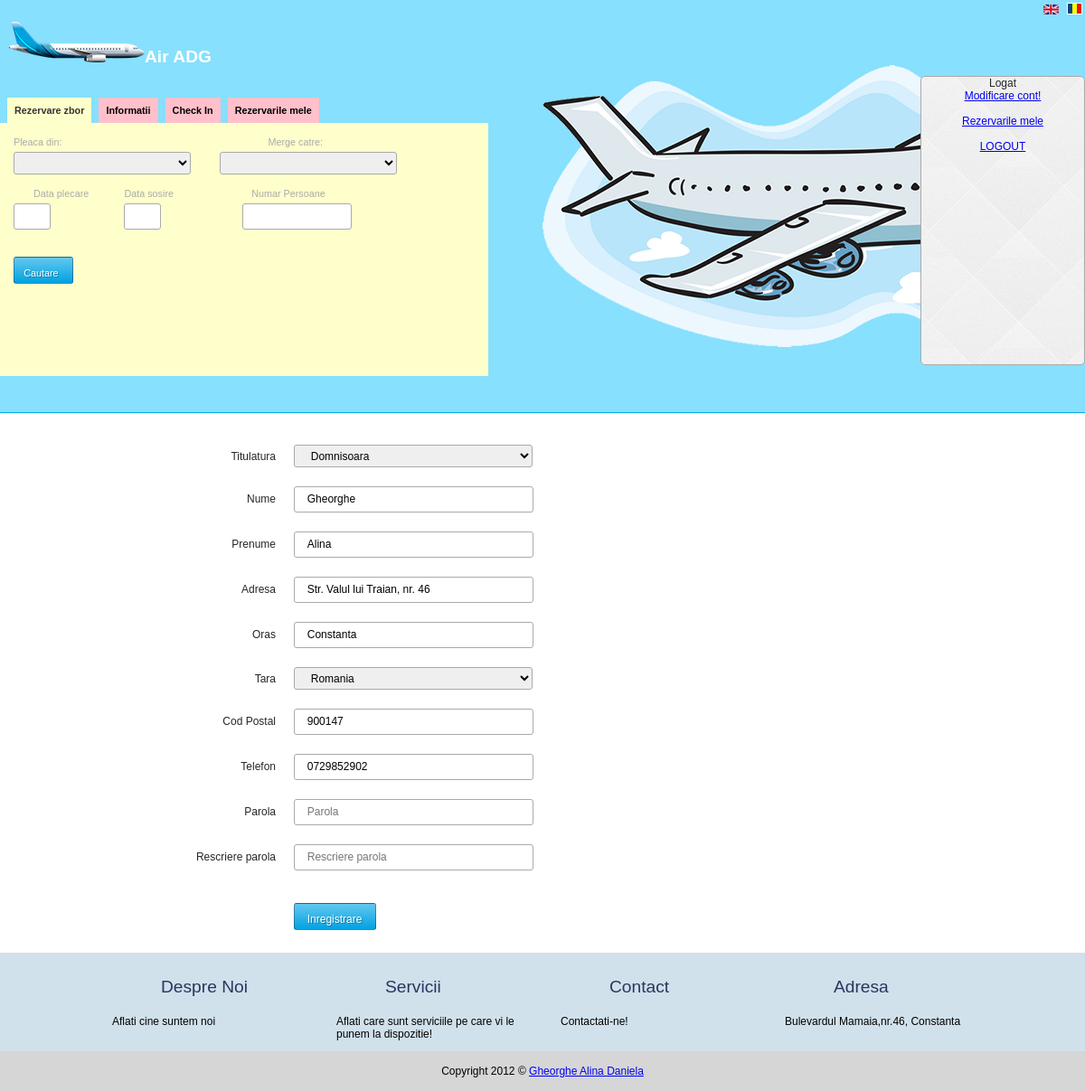
The page /edit_user.php (signed in) on the database its author committed.
### tables this page shows
CREATE TABLE IF NOT EXISTS `utilizatori` (
  `id_utilizator` bigint(20) NOT NULL AUTO_INCREMENT,
  `id_grup` int(11) NOT NULL,
  `id_titulatura` int(11) NOT NULL,
  `nume_utilizator` varchar(50) NOT NULL,
  `nume` varchar(50) NOT NULL,
  `prenume` varchar(50) NOT NULL,
  `adresa` varchar(100) NOT NULL,
  `oras` varchar(50) NOT NULL,
  `cod_postal` varchar(6) NOT NULL,
  `id_tara` int(11) NOT NULL,
  `email` varchar(100) NOT NULL,
  `telefon` varchar(10) NOT NULL,
  `parola` varchar(255) NOT NULL,
  `data_creare` int(11) NOT NULL,
  `status` int(11) NOT NULL,
  `cod_confirmare` varchar(25) NOT NULL,
  PRIMARY KEY (`id_utilizator`)
);

CREATE TABLE IF NOT EXISTS `titulaturi` (
  `id_titulatura` int(11) NOT NULL AUTO_INCREMENT,
  `titulatura` varchar(25) NOT NULL,
  PRIMARY KEY (`id_titulatura`),
  UNIQUE KEY `titulatura` (`titulatura`)
);

CREATE TABLE IF NOT EXISTS `tari` (
  `id_tara` int(11) NOT NULL AUTO_INCREMENT,
  `tara` varchar(100) NOT NULL,
  PRIMARY KEY (`id_tara`),
  UNIQUE KEY `tara` (`tara`)
);

### languages/lang.ro.php (called while the page is built, shortened)
<?php
$lang = array();
$lang['TITLU'] = 'GAD Rezervare Bilete Avion';
$lang['INTRODUCETI_UTILIZATOR'] = 'Introduceti utilizatorul';
$lang['EROARE_NO_USER'] = 'Acest utilizator nu exista in baza noastra de date!';
$lang['EROARE_U_P'] = 'Combinatia user/parola nu este corecta. Va rugam sa reincercati!';
$lang['EROARE_SUSPENDAT'] = 'Contul este suspendat';
$lang['DATA_ALEASA'] = 'Data aleasa este ';
$lang['ALEGE_AVION_JS'] = 'Alege avion';
$lang['ALEGE_TIP_AVION_JS'] = 'Alege tipul de avion';
$lang['ALEGE_AEROPORT_PLECARE_JS'] = 'Alege aeroportul de plecare';
$lang['DATA_PLECARE'] ='Data plecare';
$lang['DATA_SOSIRE'] = 'Data sosire';
$lang['NUMAR_PERSOANE'] = 'Numar Persoane';
$lang['WAY'] = 'Doar dus';
$lang['NUMAR_CONFIRMARE'] = 'Numarul de confirmare';
$lang['NUME_REZERVARE'] = 'Numele de familie al persoanei pe numele careia a fost facuta rezervarea';
$lang['SEARCH'] = 'Cautare';
$lang['SEARCH_BOOK'] = 'Gaseste rezervarea';
$lang['SELECT_THE_FLIGHT'] = 'Selectati zborul';
$lang['PASAGERI'] = 'Pasageri';
$lang['INFO_CONTACT'] = 'Informatii de contact';
$lang['REZUMAT'] = 'Rezumat';
$lang['INFORMATII'] = 'Informatii';
$lang['HOW_REZ_ZBOR'] = 'Cum se rezerva un zbor';
$lang['CHECK_IN'] = 'Check In';
$lang['HOW_PAY_ZBOR'] = 'Cum se plateste';
$lang['INFO_ZBOR'] = 'Informatii despre zboruri';
$lang['DEST_EXIST'] = 'Destinatiile existente';
$lang['COMP_AER'] = 'Companii aeriene';
$lang['DATE_DESPRE_NOI'] = 'Date despre noi';
$lang['AGENTII'] = 'Agentii';
$lang['CONTACT_US'] = 'Contactati-ne!';
$lang['AUTENTIFICARE_CREARE_CONT'] = 'Autentificati-va sau creati un cont pentru a putea rezerva bilete';
$lang['REZERVARE_ZBOR'] = 'Rezervare zbor';
$lang['INFORMATII'] = 'Informatii';
$lang['Check-In'] = 'Check In';
$lang['MY_REZERVARE_ZBOR'] = 'Rezervarile mele';
$lang['PLEACA_DIN'] = 'Pleaca din: ';
$lang['MERGE_CATRE'] = 'Merge catre: ';
$lang['FROM_PLH'] = 'Aeroport Plecare';
$lang['TO_PLH'] = 'Aeroport Sosire';
$lang['DIALOG_SIGUR'] = 'Sunteti sigur ca vreti sa stergeti intrarea?';
$lang['DELETE_'] = 'Stergeti? ';
$lang['DA'] = 'Da';
$lang['NU'] = 'Nu';
$lang['DELOGAT'] = 'Ati fost delogat. Va puteti reloga ';
$lang['LOGIN_TITLE'] = 'Contul tau';
$lang['USERNAME'] = 'Utilizator';
$lang['PAROLA'] = 'Parola';
$lang['RECUPERARE_PAROLA'] = 'Ati uitat parola?';
$lang['INREGISTRARE'] = 'Inregistrare';
$lang['LOGARE'] = 'Conectare';
$lang['FORMULAR_INREGISTRARE'] = 'Formular de inregistrare';
$lang['NUME'] = 'Nume';
$lang['PRENUME'] = 'Prenume';
$lang['TITULATURA'] = 'Titulatura';
$lang['ADRESA'] = 'Adresa';
$lang['ORAS'] = 'Oras';
$lang['TARA'] = 'Tara';
$lang['COD_POSTAL'] = 'Cod Postal';
?>

### edit_user.php (the view, shortened to what this page needs)
<?php require_once("config.php");?>
<?php
    $s = mysql_query("SELECT * FROM `utilizatori` WHERE `id_utilizator`='".mysql_real_escape_string($_SESSION['id_utilizator'])."' LIMIT 1");
    $r = mysql_fetch_assoc($s);
	$titulatura = $r['id_titulatura'];
    $nume = $r['nume'];
    $prenume = $r['prenume'];
    $adresa = $r['adresa'];
	$oras = $r['oras'];
    $tara = $r['id_tara'];
    $telefon = $r['telefon'];
    $codPostal = $r['cod_postal'];
?>
<?php include_once 'head.php'; ?>
<?php include('header.php'); ?>
	<div class="main_content">
		<div class="wrap">
				<form action="" method="post" name="register_form" id="creare_cont" action="">
 					<table cellpadding="0" cellspacing="0" border="0" class="register_table">
 						<tr>
 							<td class="form-input-name"><?php echo $lang['TITULATURA']; ?></td>
 							<td class="input">
 								<select id="tara" name="titulatura" placeholder="<?php echo $lang['TITULATURA']; ?>"  autocomplete="off">
 									<?php
 										$sql = mysql_query("SELECT * FROM `titulaturi`");
 										while($rand = mysql_fetch_array($sql)) {
 									?>
 									<option value="<?php echo $rand['id_titulatura'];?>"<?php if(isset($titulatura) and $titulatura==$rand['id_titulatura']) echo 'selected'; ?>><?php echo $rand['titulatura'];?></option>
 									<?php
 									}
 									?>
 								</select>
							<br/>
 							</td>
 							<td class=""><span id="titulatura1"></span></td>
 						</tr>
 						<tr>
 							<td class="form-input-name"><?php echo $lang['NUME']; ?></td>
 							<td class="input"><input type="text" id="name" onBlur="validateNume();" name="name" placeholder="<?php echo $lang['NUME_PLH'];?>"; value="<?php if(isset($nume)) echo $nume;?>" autocomplete="off" required="required" /></td>
 							<td class=""><span id="name1"></span></td>
 						</tr>
 						<tr>
 							<td class="form-input-name"><?php echo $lang['PRENUME']; ?></td>
 							<td class="input"><input type="text" id="prenume" onBlur="validatePrenume();" name="prenume" placeholder="<?php echo $lang['PRENUME_PLH']; ?>" value="<?php if(isset($prenume)) echo $prenume;?>"  autocomplete="off" required="required" /></td>
 							<td class=""><span id="prenume1"></span></td>
 						</tr>
 						<tr>
 							<td class="form-input-name"><?php echo $lang['ADRESA']; ?></td>
 							<td class="input"><input type="text" name="adresa" id="adresa" onBlur="validateAdresa()" placeholder="<?php echo $lang['ADRESA_PLH']; ?>" value="<?php if(isset($adresa)) echo $adresa;?>" autocomplete="off" /></td>
 							<td class=""><span id="adresa1"></span></td>
 						</tr>
 						<tr>
 							<td class="form-input-name"><?php echo $lang['ORAS']; ?></td>
 							<td class="input"><input type="text" name="oras"  id="oras" onBlur="validateOras()" placeholder="<?php echo $lang['ORAS_PLH']; ?>" value="<?php if(isset($oras)) echo $oras;?>" autocomplete="off" /></td>
 							<td class=""><span id="oras1"></span></td>
 						</tr>
 						<tr>
							<td class="form-input-name"><?php echo $lang['TARA']; ?></td>
							<td class="input">
								<select id="tara" onChange="slctemp()" onBlur="madeSelection()" name="tara" placeholder="<?php echo $lang['TARA_PLH']; ?>"  autocomplete="off">
									<?php
 									$sql = mysql_query("SELECT * FROM `tari`");
										while($rand = mysql_fetch_array($sql)) {
									?>
									<option value="<?php echo $rand['id_tara'];?>" <?php if(isset($tara) and $tara==$rand['id_tara']) echo 'selected'; ?>><?php echo $rand['tara'];?></option>
									<?php
									}
									?>
								</select>	<br/>
 							<td class=""><span id="tara1"></span></td>
 						</tr>
 						<tr>
 							<td class="form-input-name"><?php echo $lang['COD_POSTAL']; ?></td>
 							<td class="input"><input type="text" name="codPostal" id="codPostal" onBlur="validateCodPostal()" placeholder="<?php echo $lang['COD_POSTAL_PLH']; ?>" value="<?php if(isset($codPostal)) echo $codPostal;?>" autocomplete="off" /></td>
 							<td class=""><span id="codPostal1"></span></td>
 						</tr>
 						<tr>
 							<td class="form-input-name"><?php echo $lang['TELEFON']; ?></td>
 							<td class="input"><input type="tel" id="telefon" name="telefon" onKeyup="isNumeric()" maxlength="10" splaceholder="<?php echo $lang['TELEFON_PLH']; ?>" value="<?php if(isset($telefon)) echo $telefon;?>" autocomplete="off" required="required"/></td>
 							<td class=""><span id="telefon1"></span></td>
 						</tr>
 						<tr>
 							<td class="form-input-name"><?php echo $lang['PAROLA']; ?></td>
 							<td class="input"><input type="password" id="pwd" name="pwd" placeholder="<?php echo $lang['PAROLA_PLH']; ?>" autocomplete="off" value=""  /></td>
 							<td class=""><span id="pwd1"></span></td>
 						</tr>
 						<tr>
 							<td class="form-input-name"><?php echo $lang['RESCRIERE_PAROLA']; ?></td>
 							<td class="input"><input type="password" name="pwd_con" id="pwd_con" placeholder="<?php echo $lang['RESCRIERE_PAROLA_PLH']; ?>" autocomplete="off" value="" /></td>
 							<td class=""><span id="pwdcon1"></span></td>
 						</tr>
 						<tr>
 							<td class="form-input-name"></td>
 							<td><input type="submit" id="edit_user" name="edit_user" value="<?php echo $lang['INREGISTRARE']; ?>" /></td>
 						</tr>
 					</table>
		</div>
	</div>
<?php include('footer.php'); ?>

### css/style.css (style rules this page uses)
html, body, header, footer, section, menu, span, applet, object, iframe, h1, h2, h3, h4, h5, h6, p, blockquote, pre, a, abbr, acronym, address, big, cite, code, del, dfn, em, img, ins, kbd, q, s, samp, small, strike, strong, sub, sup, tt, var, b, u, i, center, dl, dt, dd, ol, ul, li, fieldset, form, label, legend, table, caption, tbody, tfoot, thead, tr, th, td, table, caption, tbody, tfoot, thead, tr, th, td, article, aside, canvas, details, embed, figure, figcaption, footer, header, hgroup, menu, nav, output, ruby, section, summary, time, mark, audio, video { margin: 0; padding: 0; border: 0; font-size: 100%; font: inherit; vertical-align: baseline; }
table { border-collapse: collapse; border-spacing: 0; }
body { font-family: Arial, Helvetica, sans-serif; font-size: 12px; color: #262626; }
.wrap { width: 960px; margin: 0 auto; }
form { width: 80%; float: left; }
form input, form textarea, form select { width: 90%; height: 25px; line-height: 25px; padding-left:5%!important; border: 1px #aaa solid; -webkit-border-radius: 3px; -moz-border-radius: 3px; border-radius: 3px; }
form select { width: 96%!important; }
form select { width: 100%; padding: 0; }
form input[type=submit], .button_like_submit { border: 1px solid rgba(0, 0, 0, 0.3); background: #64c8ef; background: -moz-linear-gradient(top, #64c8ef 0%, #00a2e2 100%); background: -webkit-gradient(linear, left top, left bottombottom, color-stop(0%,#64c8ef), color-stop(100%,#00a2e2)); background: -webkit-linear-gradient(top, #64c8ef 0%,#00a2e2 100%); background: -o-linear-gradient(top, #64c8ef 0%,#00a2e2 100%); background: -ms-linear-gradient(top, #64c8ef 0%,#00a2e2 100%); background: linear-gradient(to bottombottom, #64c8ef 0%,#00a2e2 100%); filter: progid:DXImageTransform.Microsoft.gradient( startColorstr='#64c8ef', endColorstr='#00a2e2',GradientType=0 ); color: #fff; padding: 5px 15px; height: 30px; margin-right: 0; margin-top: 15px; margin-bottom: 15px; border-radius: 3px; text-shadow: 1px 1px 0px rgba(0, 0, 0, 0.3); width: auto; text-decoration: none; }
.form-input-name { width: 50%; text-align: right; }
.register_table tr td { padding: 10px; border-top: 1px solid #fff; }
.register_table tr:last-child td { padding: 10px; border-bottom: none; border-top: 1px solid #fff; }
@media only screen and (max-width: 959px), screen and (max-device-width: 959px) { .wrap { width:100%; } }

### rows shown on the page
utilizatori: titulatura "Domnisoara", name "Gheorghe", prenume "Alina", adresa "Str. Valul lui Traian, nr. 46", oras "Constanta", tara "Romania", codPostal "900147", telefon "0729852902"

### other values the page prints
$lang['REZERVARE_ZBOR'] "Rezervare zbor"
$lang['INFORMATII'] "Informatii"
$lang['Check-In'] "Check In"
$lang['MY_REZERVARE_ZBOR'] "Rezervarile mele"
$lang['PLEACA_DIN'] "Pleaca din:"
$lang['MERGE_CATRE'] "Merge catre:"
$lang['DATA_PLECARE'] "Data plecare"
$lang['DATA_SOSIRE'] "Data sosire"
$lang['NUMAR_PERSOANE'] "Numar Persoane"
$lang['LOGAT'] "Logat"
$lang['MODIFY_USER'] "Modificare cont!"
$lang['TITULATURA'] "Titulatura"
$lang['NUME'] "Nume"
$lang['PRENUME'] "Prenume"
$lang['ADRESA'] "Adresa"
